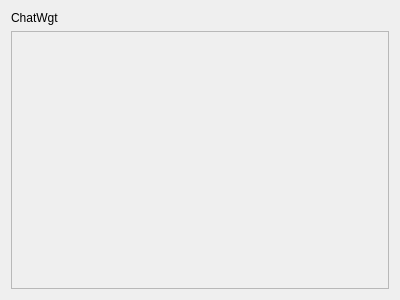
<?xml version="1.0" encoding="UTF-8"?>
<ui version="4.0">
 <class>ChatWgt</class>
 <widget class="QWidget" name="ChatWgt">
  <property name="geometry">
   <rect>
    <x>0</x>
    <y>0</y>
    <width>400</width>
    <height>300</height>
   </rect>
  </property>
  <property name="windowTitle">
   <string>Form</string>
  </property>
  <layout class="QGridLayout" name="gridLayout">
   <item row="0" column="0">
    <widget class="QLabel" name="label">
     <property name="text">
      <string>ChatWgt</string>
     </property>
    </widget>
   </item>
   <item row="1" column="0">
    <widget class="QScrollArea" name="scrollArea">
     <property name="widgetResizable">
      <bool>true</bool>
     </property>
     <widget class="QWidget" name="scrollAreaWidgetContents">
      <property name="geometry">
       <rect>
        <x>0</x>
        <y>0</y>
        <width>386</width>
        <height>270</height>
       </rect>
      </property>
      <layout class="QVBoxLayout" name="verticalLayout_2">
       <item>
        <layout class="QVBoxLayout" name="verticalLayout">
         <property name="sizeConstraint">
          <enum>QLayout::SetNoConstraint</enum>
         </property>
         <item>
          <spacer name="verticalSpacer">
           <property name="orientation">
            <enum>Qt::Vertical</enum>
           </property>
           <property name="sizeHint" stdset="0">
            <size>
             <width>20</width>
             <height>40</height>
            </size>
           </property>
          </spacer>
         </item>
        </layout>
       </item>
      </layout>
     </widget>
    </widget>
   </item>
  </layout>
 </widget>
 <resources/>
 <connections/>
</ui>
